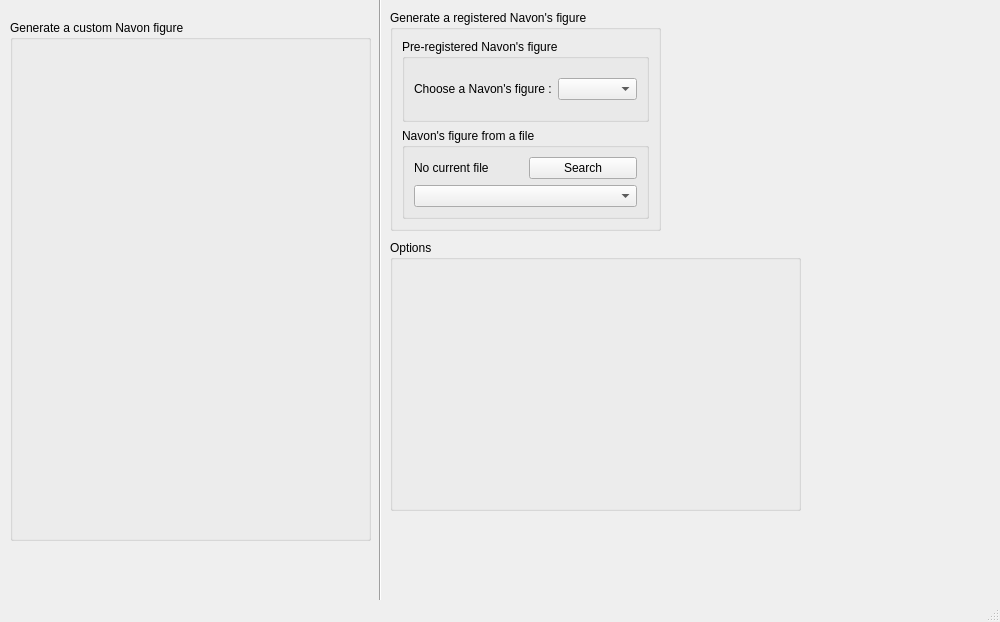
<?xml version="1.0" encoding="UTF-8"?>
<ui version="4.0">
 <class>MainWindow</class>
 <widget class="QMainWindow" name="MainWindow">
  <property name="geometry">
   <rect>
    <x>0</x>
    <y>0</y>
    <width>1000</width>
    <height>622</height>
   </rect>
  </property>
  <property name="windowTitle">
   <string>MainWindow</string>
  </property>
  <widget class="QWidget" name="centralwidget">
   <widget class="Line" name="line">
    <property name="geometry">
     <rect>
      <x>370</x>
      <y>-50</y>
      <width>20</width>
      <height>761</height>
     </rect>
    </property>
    <property name="orientation">
     <enum>Qt::Vertical</enum>
    </property>
   </widget>
   <widget class="QGroupBox" name="groupBox">
    <property name="geometry">
     <rect>
      <x>10</x>
      <y>20</y>
      <width>361</width>
      <height>521</height>
     </rect>
    </property>
    <property name="title">
     <string>Generate a custom Navon figure</string>
    </property>
    <widget class="QLabel" name="Draw">
     <property name="geometry">
      <rect>
       <x>10</x>
       <y>20</y>
       <width>341</width>
       <height>491</height>
      </rect>
     </property>
     <property name="text">
      <string/>
     </property>
    </widget>
   </widget>
   <widget class="QGroupBox" name="groupBox_2">
    <property name="geometry">
     <rect>
      <x>390</x>
      <y>240</y>
      <width>411</width>
      <height>271</height>
     </rect>
    </property>
    <property name="title">
     <string>Options</string>
    </property>
   </widget>
   <widget class="QGroupBox" name="groupBox_3">
    <property name="geometry">
     <rect>
      <x>390</x>
      <y>10</y>
      <width>271</width>
      <height>221</height>
     </rect>
    </property>
    <property name="title">
     <string>Generate a registered Navon's figure</string>
    </property>
    <layout class="QVBoxLayout" name="verticalLayout_2">
     <item>
      <widget class="QGroupBox" name="groupBox_4">
       <property name="title">
        <string>Pre-registered Navon's figure </string>
       </property>
       <layout class="QHBoxLayout" name="horizontalLayout">
        <item>
         <widget class="QLabel" name="label">
          <property name="text">
           <string>Choose a Navon's figure :</string>
          </property>
         </widget>
        </item>
        <item>
         <widget class="QComboBox" name="comboBox"/>
        </item>
       </layout>
      </widget>
     </item>
     <item>
      <widget class="QGroupBox" name="groupBox_5">
       <property name="title">
        <string>Navon's figure from a file</string>
       </property>
       <layout class="QVBoxLayout" name="verticalLayout">
        <item>
         <layout class="QGridLayout" name="gridLayout">
          <item row="0" column="0">
           <widget class="QLabel" name="label_3">
            <property name="text">
             <string>No current file</string>
            </property>
           </widget>
          </item>
          <item row="0" column="1">
           <widget class="QPushButton" name="pushButton">
            <property name="minimumSize">
             <size>
              <width>107</width>
              <height>0</height>
             </size>
            </property>
            <property name="text">
             <string>Search</string>
            </property>
           </widget>
          </item>
         </layout>
        </item>
        <item>
         <widget class="QComboBox" name="comboBox_2"/>
        </item>
       </layout>
      </widget>
     </item>
    </layout>
   </widget>
  </widget>
  <widget class="QMenuBar" name="menubar">
   <property name="geometry">
    <rect>
     <x>0</x>
     <y>0</y>
     <width>1000</width>
     <height>26</height>
    </rect>
   </property>
  </widget>
  <widget class="QStatusBar" name="statusbar"/>
 </widget>
 <resources/>
 <connections/>
</ui>
